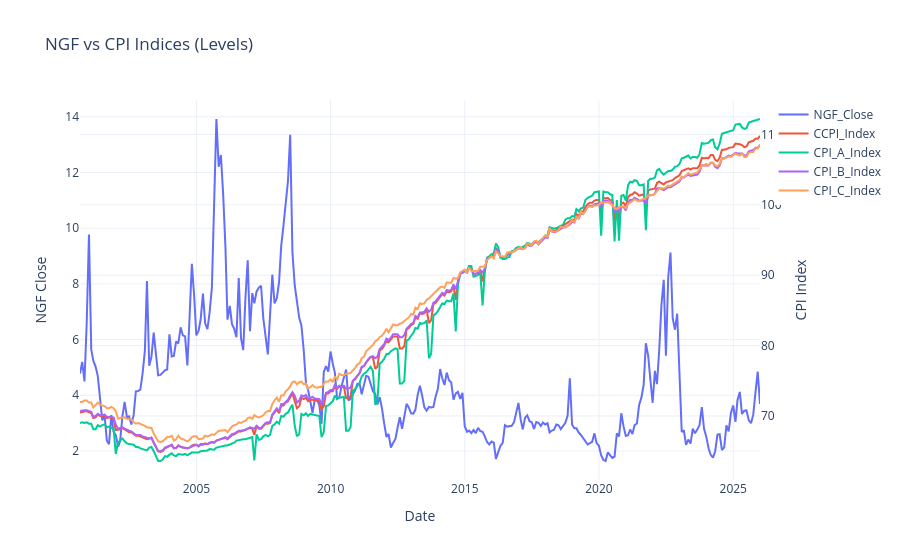
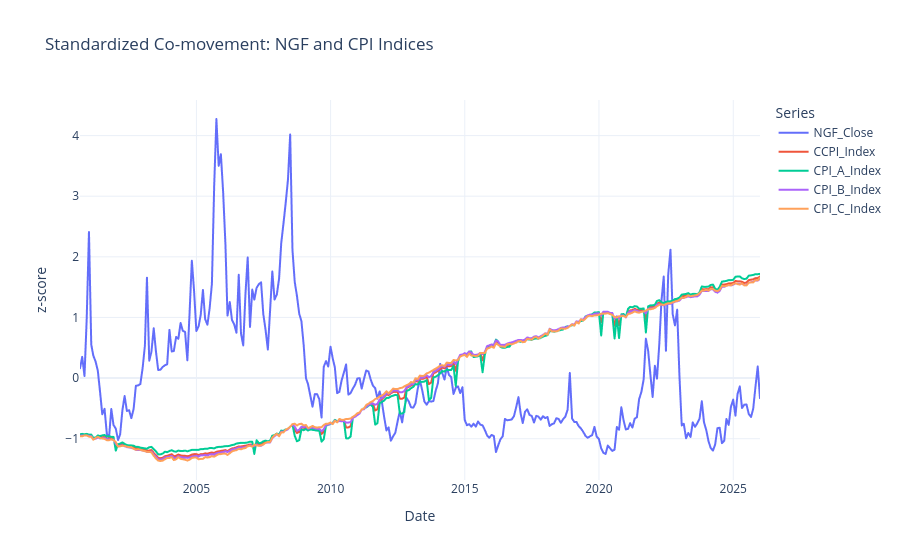

These figures' notebook cell, in order:
### Markdown cell above
## 6) Trend visualization (level + standardized)

Standardized plots help compare co-movement despite different scales.

### Code cell
cpi_index_cols = [c for c in ['CCPI_Index', 'CPI_A_Index', 'CPI_B_Index', 'CPI_C_Index'] if c in df.columns]

fig = go.Figure()
fig.add_trace(go.Scatter(x=df['Date'], y=df['NGF_Close'], mode='lines', name='NGF_Close', yaxis='y1'))
for col in cpi_index_cols:
    fig.add_trace(go.Scatter(x=df['Date'], y=df[col], mode='lines', name=col, yaxis='y2'))

fig.update_layout(
    title='NGF vs CPI Indices (Levels)',
    xaxis_title='Date',
    yaxis=dict(title='NGF Close'),
    yaxis2=dict(title='CPI Index', overlaying='y', side='right'),
    hovermode='x unified',
    template='plotly_white',
    dragmode='pan',
)
fig.show(config={"scrollZoom": True, "doubleClick": "reset+autosize"})

z_cols = ['NGF_Close'] + cpi_index_cols
z = df[['Date'] + z_cols].copy()
for col in z_cols:
    z[col] = (z[col] - z[col].mean()) / z[col].std()

z_long = z.melt(id_vars='Date', var_name='Series', value_name='zscore')
fig2 = px.line(
    z_long,
    x='Date',
    y='zscore',
    color='Series',
    title='Standardized Co-movement: NGF and CPI Indices',
)
fig2.update_layout(template='plotly_white', yaxis_title='z-score', dragmode='pan')
fig2.show(config={"scrollZoom": True, "doubleClick": "reset+autosize"})

### Figure 1 — Plotly figure (JSON) as saved in the notebook; plotly's stock layout.template omitted (floating-point values rounded to 4 significant figures; data arrays with more than 128 entries replaced by an {"elided": "..."} marker saying what was removed)
{"data": [{"mode": "lines", "name": "NGF_Close", "type": "scatter", "x": {"elided": "305 str values"}, "y": {"elided": "305 float values"}, "yaxis": "y"}, {"mode": "lines", "name": "CCPI_Index", "type": "scatter", "x": {"elided": "305 str values"}, "y": {"elided": "305 float values"}, "yaxis": "y2"}, {"mode": "lines", "name": "CPI_A_Index", "type": "scatter", "x": {"elided": "305 str values"}, "y": {"elided": "305 float values"}, "yaxis": "y2"}, {"mode": "lines", "name": "CPI_B_Index", "type": "scatter", "x": {"elided": "305 str values"}, "y": {"elided": "305 float values"}, "yaxis": "y2"}, {"mode": "lines", "name": "CPI_C_Index", "type": "scatter", "x": {"elided": "305 str values"}, "y": {"elided": "305 float values"}, "yaxis": "y2"}], "layout": {"dragmode": "pan", "hovermode": "x unified", "title": {"text": "NGF vs CPI Indices (Levels)"}, "xaxis": {"title": {"text": "Date"}}, "yaxis": {"title": {"text": "NGF Close"}}, "yaxis2": {"overlaying": "y", "side": "right", "title": {"text": "CPI Index"}}}}

### Figure 2 — Plotly figure (JSON) as saved in the notebook; plotly's stock layout.template omitted (floating-point values rounded to 4 significant figures; data arrays with more than 128 entries replaced by an {"elided": "..."} marker saying what was removed)
{"data": [{"hovertemplate": "Series=NGF_Close<br>Date=%{x}<br>zscore=%{y}<extra></extra>", "legendgroup": "NGF_Close", "line": {"color": "#636efa", "dash": "solid"}, "marker": {"symbol": "circle"}, "mode": "lines", "name": "NGF_Close", "showlegend": true, "type": "scattergl", "x": {"elided": "305 str values"}, "xaxis": "x", "y": {"elided": "305 float values"}, "yaxis": "y"}, {"hovertemplate": "Series=CCPI_Index<br>Date=%{x}<br>zscore=%{y}<extra></extra>", "legendgroup": "CCPI_Index", "line": {"color": "#EF553B", "dash": "solid"}, "marker": {"symbol": "circle"}, "mode": "lines", "name": "CCPI_Index", "showlegend": true, "type": "scattergl", "x": {"elided": "305 str values"}, "xaxis": "x", "y": {"elided": "305 float values"}, "yaxis": "y"}, {"hovertemplate": "Series=CPI_A_Index<br>Date=%{x}<br>zscore=%{y}<extra></extra>", "legendgroup": "CPI_A_Index", "line": {"color": "#00cc96", "dash": "solid"}, "marker": {"symbol": "circle"}, "mode": "lines", "name": "CPI_A_Index", "showlegend": true, "type": "scattergl", "x": {"elided": "305 str values"}, "xaxis": "x", "y": {"elided": "305 float values"}, "yaxis": "y"}, {"hovertemplate": "Series=CPI_B_Index<br>Date=%{x}<br>zscore=%{y}<extra></extra>", "legendgroup": "CPI_B_Index", "line": {"color": "#ab63fa", "dash": "solid"}, "marker": {"symbol": "circle"}, "mode": "lines", "name": "CPI_B_Index", "showlegend": true, "type": "scattergl", "x": {"elided": "305 str values"}, "xaxis": "x", "y": {"elided": "305 float values"}, "yaxis": "y"}, {"hovertemplate": "Series=CPI_C_Index<br>Date=%{x}<br>zscore=%{y}<extra></extra>", "legendgroup": "CPI_C_Index", "line": {"color": "#FFA15A", "dash": "solid"}, "marker": {"symbol": "circle"}, "mode": "lines", "name": "CPI_C_Index", "showlegend": true, "type": "scattergl", "x": {"elided": "305 str values"}, "xaxis": "x", "y": {"elided": "305 float values"}, "yaxis": "y"}], "layout": {"dragmode": "pan", "legend": {"title": {"text": "Series"}, "tracegroupgap": 0}, "title": {"text": "Standardized Co-movement: NGF and CPI Indices"}, "xaxis": {"anchor": "y", "domain": [0, 1], "title": {"text": "Date"}}, "yaxis": {"anchor": "x", "domain": [0, 1], "title": {"text": "z-score"}}}}
